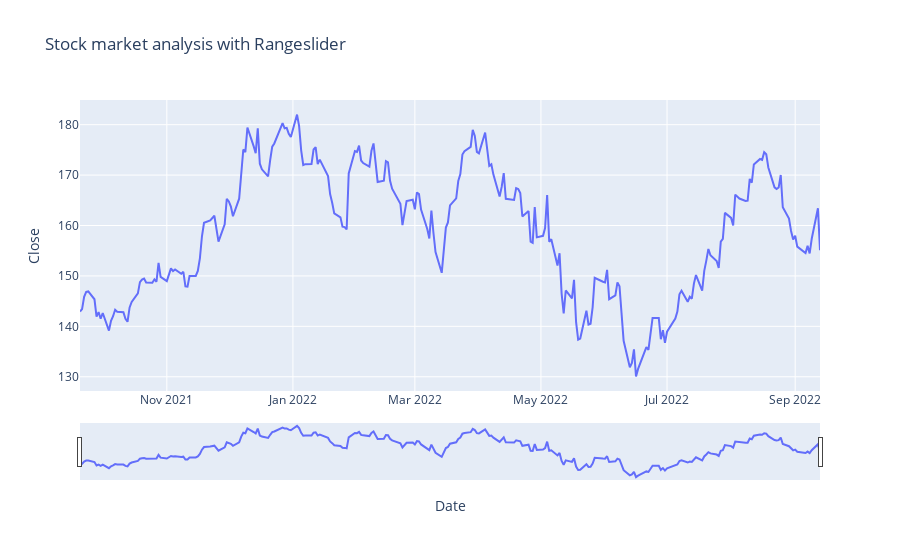

Here is the notebook cell this chart was saved with:
### Markdown cell above
# TO ADD RANGE SLIDER WHICH IS HELPFULL TO ANALYZE THE STOCK MARKET BETWEEN TWO SPECIFIC POINT

### Code cell
figure =px.line(data, x="Date", y="Close",
               title ="Stock market analysis with Rangeslider")
figure.update_xaxes(rangeslider_visible=True)
figure.show()

### Figure 1 — Plotly figure (JSON) as saved in the notebook; plotly's stock layout.template omitted (floating-point values rounded to 4 significant figures; data arrays with more than 128 entries replaced by an {"elided": "..."} marker saying what was removed)
{"data": [{"hovertemplate": "Date=%{x}<br>Close=%{y}<extra></extra>", "legendgroup": "", "line": {"color": "#636efa", "dash": "solid"}, "marker": {"symbol": "circle"}, "mode": "lines", "name": "", "orientation": "v", "showlegend": false, "type": "scatter", "x": {"elided": "248 str values"}, "xaxis": "x", "y": {"elided": "248 float values"}, "yaxis": "y"}], "layout": {"legend": {"tracegroupgap": 0}, "title": {"text": "Stock market analysis with Rangeslider"}, "xaxis": {"anchor": "y", "domain": [0, 1], "rangeslider": {"visible": true}, "title": {"text": "Date"}}, "yaxis": {"anchor": "x", "domain": [0, 1], "title": {"text": "Close"}}}}
